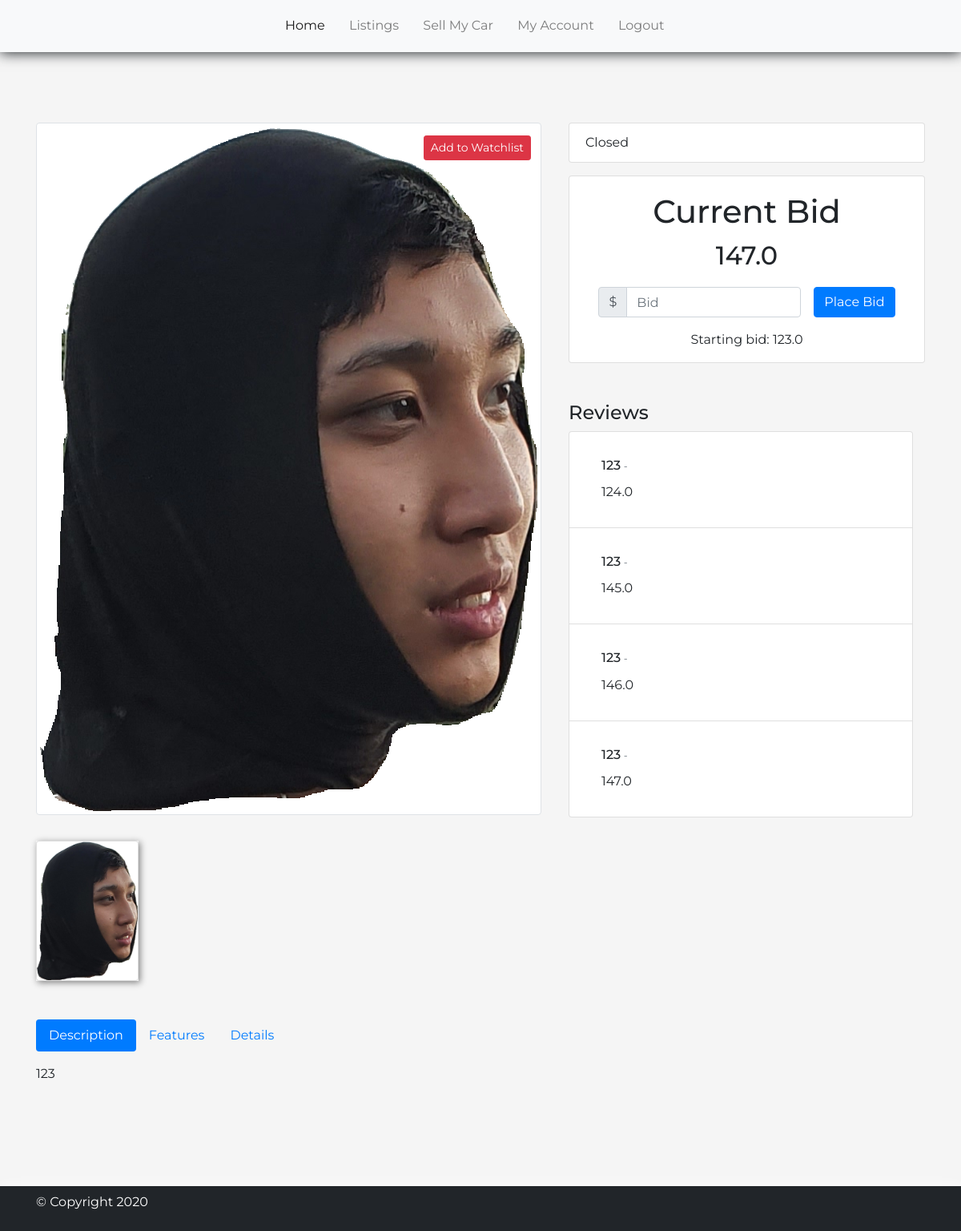
Screenshot of /car/1 (signed in) with the database file from the repository.
### auction/models.py (models this page shows)
class Auction(db.Model):
    id = db.Column(db.Integer, primary_key=True)
    title = db.Column(db.String(200), nullable=False)
    description = db.Column(db.String(1000), nullable=False)
    startBid = db.Column(db.Float, nullable=False)
    bid = db.Column(db.Float, nullable=False)
    status = db.Column(db.String(100), nullable=False)
    brand = db.Column(db.String(100), nullable=False)
    model = db.Column(db.String(100), nullable=False)
    transmision = db.Column(db.String(100), nullable=False)
    colour = db.Column(db.String(100), nullable=False)
    body = db.Column(db.String(100), nullable=False)
    year = db.Column(db.String(100), nullable=False)
    rego = db.Column(db.String(100), nullable=False)
    mileage = db.Column(db.String(100), nullable=False)
    location = db.Column(db.String(100), nullable=False)
    auction_end = db.Column(db.DateTime, nullable=False)
    bidsMade = db.Column(db.Integer,nullable=True,default=0)
    image = db.Column(db.String(200), nullable=False)
    bids = db.relationship('Bid', backref='auction', lazy=True)
    user_id = db.Column(db.Integer, db.ForeignKey('user.id'), nullable=False)

class Bid(db.Model):
    id = db.Column(db.Integer, primary_key=True)
    bid = db.Column(db.Float, nullable=False)
    username = db.Column(db.String(120),nullable=False)
    auction_id = db.Column(db.Integer, db.ForeignKey('auction.id'), nullable=False)

### auction/listings/routes.py (the view, shortened to what this page needs)
@listings.route('/car/<int:id>',methods=['POST','GET'])
@login_required
def vehicle(id):
    vehicle = Auction.query.get(id)
    timedelta = str(vehicle.auction_end - datetime.now()).split(":")
    days = timedelta[0]
    hours = timedelta[1]
    return render_template('vehicle.html',vehicle=vehicle,days=days,hours=hours)

### auction/models.py (called while the page is built)
@login_manager.user_loader
def load_user(user_id):
    return User.query.get(int(user_id))

### auction/templates/vehicle.html (shortened to what this page needs)
{% include "base.html" %}
<div class="pageTitle">
</div>
<div class="listingPage">
    <div class="container">
            <div class="row">
                <div class="col-md-7">
                    <div class="car-thumbnail">
                        <figure class="figure">
                            <img src="..{{vehicle.image}}" class="img-thumbnail" id="listingImage">
                        </figure>
                        <div class="addWatch">
                            <a class="btn btn-sm btn-danger" href="{{url_for('listings.add_watchlist',id=vehicle.id)}}">Add to Watchlist</a>
                        </div>
                    </div>
                    <div class="tabGallery">
                        <div class="card-deck">
                            <div class="card">
                                <img class="card-img-top" src="..{{vehicle.image}}">
                            </div>
                        </div>
                    </div>
                    <div class="detailsNav my-5">
                        <ul class="nav nav-pills mb-3" id="pills-tab" role="tablist">
                            <li class="nav-item">
                                <a class="nav-link active" id="pills-desc-tab" data-toggle="pill" href="#pills-desc" aria-selected="true">Description</a>
                            </li>
                            <li class="nav-item">
                                <a class="nav-link" id="pills-feature-tab" data-toggle="pill" href="#pills-feature" aria-selected="false">Features</a>
                            </li>
                            <li class="nav-item">
                                <a class="nav-link" id="pills-details-tab" data-toggle="pill" href="#pills-details" aria-selected="false">Details</a>
                            </li>
                        </ul>
                        <div class="tab-content" id="pills-tabContent">
                            <div class="tab-pane fade show active" id="pills-desc" role="tabpanel" aria-labelledby="pills-desc-tab">
                                {{ vehicle.description }}
                            </div>
                        </div>
                    </div>
                </div>
                <div class="col-md-5">
                    <div class="userCard mb-3">
                        <ul class="list-group">
                            <li class="list-group-item">
                              {% if vehicle.status == 'closed' %}
                                  Closed
                              {% else %}
                                Auction ends in: {{days}} h {{hours}} m
                              {% endif %}
                            </li>
                        </ul>
                    </div>
                    <div class="biddingCard">
                        <div class="card">
                            <div class="card-body">
                                <h1 class="card-title">Current Bid</h1>
                                <h2 class="card-text">{{ vehicle.bid }}</h2>
                            </div>
                            <form class="form-inline" method="POST">
                                <div class="input-group mr-3">
                                    <div class="input-group-prepend">
                                        <div class="input-group-text">$</div>
                                    </div>
                                    <input type="text" class="form-control" id="inputBid" placeholder="Bid" required name="newBidAmount">
                                </div>
                                <button type="submit" class="btn btn-primary">Place Bid</button>
                            </form>
                            <p class="text-center">Starting bid: {{ vehicle.startBid }}</p>
                        </div>
                    </div>
                    <div class="reviewCards mt-5">
                        <div class="row">
                            <div class="col-8">
                                <h4>Reviews</h4>
                            </div>
                        </div>
                        <ul class="list-group col-12">
                          {% for element in vehicle.bids %}
                            <li class="list-group-item">
                                <div class="card-body">
                                    <h6 class="card-title">{{element.username}}<small class="text-muted font-italic"> - </small></h6>
                                    <p class="card-text">{{element.bid}}</p>
                                </div>
                            </li>
                            {% endfor %}
                        </ul>
                    </div>
                </div>
            </div>
    </div>
</div>
<footer class="navbar navbar-dark navbar-static-bottom">
    <div class="container-fluid">
        <div class="container">
            <p>&copy; Copyright 2020</p>
        </div>
    </div>
</footer>
</body>
</html>

### auction/templates/base.html (shortened to what this page needs)
<!doctype html>
<html lang="en">
<head>
    <link rel="stylesheet" href="https://stackpath.bootstrapcdn.com/bootstrap/4.5.2/css/bootstrap.min.css">
    <link rel="stylesheet" href="../static/styling/styles.css">
  </head>
  <body>
    <nav class="navbar sticky-top navbar-expand-md navbar-light bg-light">
        <div class="container-fluid py-1">
            <div class="collapse navbar-collapse justify-content-center" id="navbarResponsive">
                <ul class="navbar-nav">
                    <li class="nav-item active">
                        <a href="/" class="nav-link">Home</a>
                    </li>
                    <li class="nav-item">
                        <a href="/all_listings" class="nav-link">Listings</a>
                    </li>
                    <li class="nav-item">
                        <a href="/sell" class="nav-link">Sell My Car</a>
                    </li>
                    {% if current_user.is_authenticated %}
                      <li class="nav-item">
                          <a href="/account" class="nav-link">My Account</a>
                      </li>
                      <li class="nav-item">
                          <a href="/logout" class="nav-link">Logout</a>
                      </li>
                    {% else %}
                    <li class="nav-item">
                        <a href="{{url_for('auth.login')}}" class="nav-link">Login</a>
                    </li>
                    {% endif %}
                </ul>
            </div>
        </div>
    </nav>
</html>

### auction/static/styling/styles.css (style rules this page uses)
html, body { background-color: whitesmoke; font-family: 'Montserrat', sans-serif; }
.navbar { padding: .5rem; box-shadow: 0rem .05rem 1rem; }
.navbar-nav li { margin-right: .9rem; display: inline-block; }
.navbar-nav li::after { content: ''; width: 0rem; height: 0.05rem; display: block; background: rgba(0, 0, 0, .5); transition: 200ms; }
.pageTitle { padding-top: 5rem; }
.biddingCard h1, .biddingCard h2 { text-align: center; }
.biddingCard .form-inline { margin: auto; margin-bottom: 1rem; }
.addWatch { position: absolute; top: 1rem; right: 2rem; }
.tabGallery { margin-top: 1rem; width: 8rem; box-shadow: .1rem .1rem .5rem grey; }
.btn, .close { box-shadow: none !important; }
footer { background-color: #212529; color: white; padding-top: .5rem; padding-bottom: .5rem; margin-top: 5rem; }

### rows the page displays
Auction: image (picture), description "123", bid "147.0", startBid "123.0"
Bid: username "123", bid "124.0"
Bid: username "123", bid "145.0"
Bid: username "123", bid "146.0"
Bid: username "123", bid "147.0"
